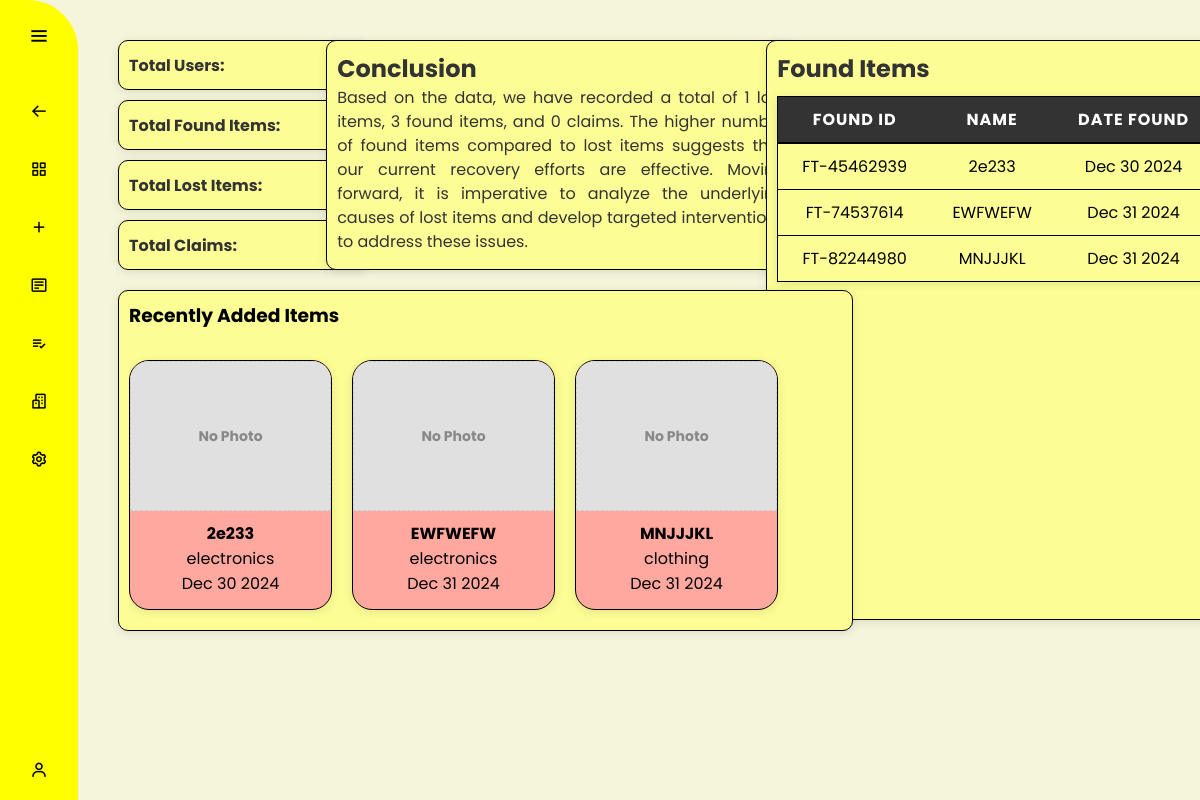
Page /found_dashboard/ on the committed database.
### Appli/models.py (models this page shows, shortened)
class FoundItem(models.Model):
    CATEGORY_CHOICES = [
        ('electronics', 'Electronics'),
        ('clothing', 'Clothing'),
        ('accessories', 'Accessories'),
        ('documents', 'Documents'),
        ('keys', 'Keys'),
        ('books_stationary', 'Books & Stationary'),
        ('bags_luggage', 'Bags & Luggage'),
        ('sporting_goods', 'Sporting Goods'),
        ('toys_games', 'Toys & Games'),
        ('money', 'Money')
    ]
    item_id = models.CharField(max_length=10, unique=True, blank=True, default='')
    item_name = models.CharField(max_length=100)
    item_type = models.CharField(max_length=10, default='Found')
    description = models.TextField()
    category = models.CharField(max_length=50, choices=CATEGORY_CHOICES)
    date_found = models.DateField()
    date_added = models.DateTimeField(default=now)
    location_found = models.CharField(max_length=100)
    contact_information = models.CharField(max_length=100)
    found_by = models.CharField(max_length=100, blank=True, null=True)
    school = models.ForeignKey('School', on_delete=models.CASCADE)
    photo = models.ImageField(upload_to='found_items/', blank=True, null=True)
    is_claimed = models.BooleanField(default=False)
    created_at = models.DateTimeField(auto_now_add=True)

### Appli/views.py (the view, shortened to what this page needs)
# urls.py: path('found_dashboard/', FoundDashboardView.as_view(), name='found_dashboard'),
class FoundDashboardView(ListView):
    template_name = 'app/found_dashboard.html'
    model = FoundItem
    context_object_name = 'items'
    def get_context_data(self, **kwargs):
        context = super().get_context_data(**kwargs)
        context['total_users'] = User.objects.exclude(is_superuser=True).count()
        context['total_found_items'] = FoundItem.objects.count()
        context['total_lost_items'] = LostItem.objects.count()
        context['total_claims'] = F2FClaim.objects.count() + OnlineClaim.objects.count()
        recent_days = 7
        recent_date = now() - timedelta(days=recent_days)
        context['recent_items'] = FoundItem.objects.filter(date_added__gte=recent_date).order_by('-date_added')
        return context

### Appli/templates/app/found_dashboard.html (shortened to what this page needs)
{% extends 'app/found.html' %}
{% block content %}
<div class="container1">
    <div class="dashboard">
        <div class="dashboard-item">
            <div class="custom-card">
                <span class="dashboard-title">Total Users:</span>
                <span class="dashboard-number">{{ total_users }}</span>
            </div>
        </div>
        <div class="dashboard-item">
            <div class="custom-card">
                <span class="dashboard-title">Total Found Items:</span>
                <span class="dashboard-number">{{ total_found_items }}</span>
            </div>
        </div>
        <div class="dashboard-item">
            <div class="custom-card">
                <span class="dashboard-title">Total Lost Items:</span>
                <span class="dashboard-number">{{ total_lost_items }}</span>
            </div>
        </div>
        <div class="dashboard-item">
            <div class="custom-card">
                <span class="dashboard-title">Total Claims:</span>
                <span class="dashboard-number">{{ total_claims }}</span>
            </div>
        </div>
    </div>
    <div class="conclusion-container">
        <div class="custom-card-conclusion">
            <h3 class="conclusion-title">Conclusion</h3>
            <p class="conclusion-text">
                Based on the data, we have recorded a total of {{ total_lost_items }} lost items,
                {{ total_found_items }} found items, and {{ total_claims }} claims.
                {% if total_lost_items > total_found_items %}
                The higher number of lost items compared to found items indicates a significant gap in our current
                recovery efforts.
                {% elif total_found_items > total_lost_items %}
                The higher number of found items compared to lost items suggests that our current recovery efforts are
                effective.
                {% else %}
                The balanced number of lost and found items indicates that our current tracking and recovery mechanisms
                are functioning adequately.
                {% endif %}
                Moving forward, it is imperative to analyze the underlying causes of lost items and develop targeted
                interventions to address these issues.
            </p>
        </div>
    </div>
    <div class="lost-items-container">
        <div class="custom-card-lost-items">
            <h3 class="lost-items-title">Found Items</h3>
            <table class="lost-items-table">
                <thead>
                    <tr>
                        <th>Found ID</th>
                        <th>Name</th>
                        <th>Date Found</th>
                    </tr>
                </thead>
                <tbody>
                    {% for item in items %}
                    <tr>
                        <td>{{ item.item_id }}</td>
                        <td>{{ item.item_name| capfirst }}</td>
                        <td>{{ item.date_found|date:"M d Y" }}</td>
                    </tr>
                    {% endfor %}
                </tbody>
            </table>
        </div>
    </div>
    <div class="recent-items-section" id="recent-items">
        <h3>Recently Added Items</h3>
        <div class="recent-items-scroll">
            {% for item in items %}
            <div class="recent-item-card">
                <div class="recent-item-card-img-container">
                    {% if item.photo %}
                    <img src="{{ item.photo.url }}" alt="{{ item.item_name }}" class="recent-item-card-img">
                    {% else %}
                    <div class="no-photo-placeholder">No Photo</div>
                    {% endif %}
                </div>
                <div class="recent-item-card-details">
                    <h4 class="recent-item-card-title">{{ item.item_name|capfirst }}</h4>
                    <p class="recent-item-card-category">{{ item.category }}</p>
                    <p class="recent-item-card-date">{{ item.date_added|date:"M d Y" }}</p>
                </div>
            </div>
            {% endfor %}
        </div>
    </div>
    {% endblock content %}

### static/css/found.css (style rules this page uses)
* { margin: 0; padding: 0; box-sizing: border-box; font-family: "Poppins", sans-serif; }
body, html { background: #f5f5dc; max-width: 100%; }
.container1 { display: flex; flex-direction: row; align-items: flex-start; padding: 20px; gap: 20px; }
.dashboard { display: flex; flex-direction: column; width: 33%; }
.dashboard-item { width: 100%; margin-bottom: 10px; }
.custom-card { background-color: #FDFD96; padding: 10px; border-radius: 10px; box-shadow: 0 2px 10px rgba(0, 0, 0, 0.1); display: flex; justify-content: space-between; align-items: center; flex-wrap: nowrap; width: 250px; height: 50px; border: 1px solid black; transition: transform 0.3s ease, box-shadow 0.3s ease; }
.custom-card-conclusion { background-color: #FDFD96; padding: 10px; border-radius: 10px; box-shadow: 0 2px 10px rgba(0, 0, 0, 0.1); align-items: center; flex-wrap: nowrap; margin-left: -138px; border: 1px solid black; width: 470px; height: 230px; transition: transform 0.3s ease, box-shadow 0.3s ease; }
.custom-card-lost-items { background-color: #FDFD96; padding: 10px; border-radius: 10px; box-shadow: 0 2px 10px rgba(0, 0, 0, 0.1); margin-left: -50px; align-items: center; flex-wrap: nowrap; width: 460px; height: 580px; overflow-y: auto; border: 1px solid black; }
.dashboard-title { margin: 0; color: #333; font-weight: bold; flex: 1; text-align: left; }
.dashboard-number { font-weight: bold; color: #333; text-align: right; animation: fadeInUp 1s ease-in-out; }
.conclusion-container { width: 33%; }
.conclusion-title { margin: 0; color: #333; font-weight: bold; font-size: 1.5em; text-align: left; }
.conclusion-text { color: #333; font-size: 1em; text-align: left; line-height: 1.5; text-align: justify; animation: fadeInUp 1s ease-in-out; }
.lost-items-container { width: 33%; }
.lost-items-title { margin: 0; color: #333; font-weight: bold; font-size: 1.5em; text-align: left; }
.lost-items-table { width: 100%; border-collapse: collapse; margin-top: 10px; margin-bottom: 20px; border: 1px solid black; font-family: 'Arial', sans-serif; box-shadow: 0 2px 10px rgba(0, 0, 0, 0.1); }
.lost-items-table th, .lost-items-table td { text-align: center; vertical-align: middle; padding: 10px; border-bottom: 1px solid black; }
.lost-items-table tr { margin-bottom: 10px; }
.lost-items-table th { background-color: #333; font-weight: bold; color: white; border-bottom: 2px solid black; text-transform: uppercase; letter-spacing: 1px; }
.recent-items-section { position: absolute; top: 290px; left: 40px; width: 735px; z-index: 1000; padding: 10px; background-color: #FDFD96; border-radius: 10px; box-shadow: 0 2px 10px rgba(0, 0, 0, 0.1); border: 1px solid black; }
.recent-items-scroll { display: flex; gap: 20px; overflow-x: auto; scroll-behavior: smooth; padding-bottom: 10px; }
.recent-item-card { border: 1px solid black; border-radius: 20px; box-shadow: 0 2px 10px rgba(0, 0, 0, 0.1); transition: all 0.3s ease-in-out; background-color: #ffa8a0; flex: 0 0 203px; height: 250px; margin-top: 30px; display: flex; flex-direction: column; overflow: hidden; }
.recent-item-card-img-container { width: 100%; height: 150px; overflow: hidden; }
.recent-item-card-details { padding: 10px; text-align: center; }
.no-photo-placeholder { display: flex; justify-content: center; align-items: center; background-color: #e0e0e0; color: #888; font-size: 14px; font-weight: bold; width: 100%; height: 100%; text-align: center; border: 1px dashed #ccc; }

### rows in the picture
FoundItem: item_id "FT-45462939", item_name "2e233", date_found "Dec 30 2024", photo "No Photo", category "electronics", date_added "Dec 30 2024"
FoundItem: item_id "FT-74537614", item_name "EWFWEFW", date_found "Dec 31 2024", photo "No Photo", category "electronics", date_added "Dec 31 2024"
FoundItem: item_id "FT-82244980", item_name "MNJJJKL", date_found "Dec 31 2024", photo "No Photo", category "clothing", date_added "Dec 31 2024"

### other values in the picture
{{ total_lost_items }} "1"
{{ total_found_items }} "3"
{{ total_claims }} "0"
